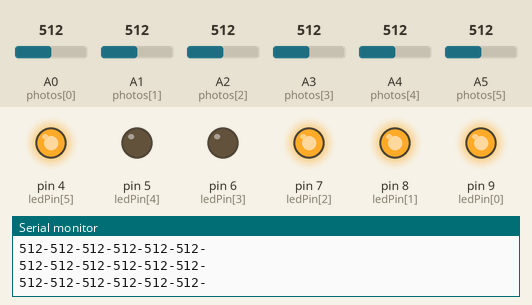
The sketch below on a simulated Arduino Uno, built with avr-gcc and run on an emulated ATmega328P. Parts: output pins drawn as LEDs (lit = HIGH), the last lines printed to the serial monitor. The test bench sets the inputs (shaded band); at power-on: A3 (photos[3]) = 512, A4 (photos[4]) = 512, A1 (photos[1]) = 512, A2 (photos[2]) = 512, A0 (photos[0]) = 512, A5 (photos[5]) = 512.

Above: at 1.2 s.
1.3 s: A3 (photos[3]) set to 716
At 1.7 s:
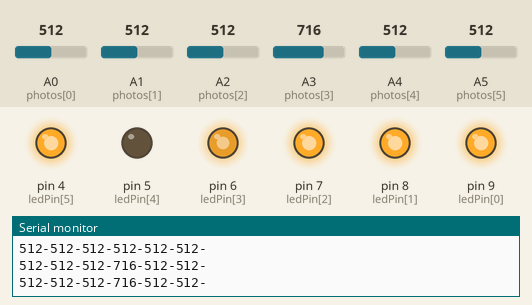
2.9 s: A4 (photos[4]) set to 716
At 3.4 s:
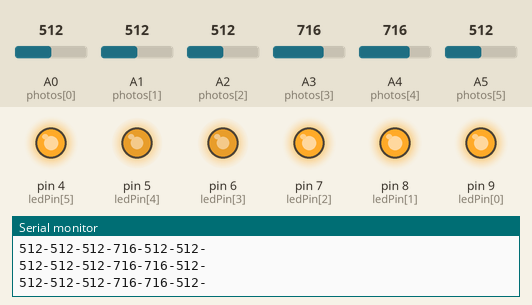
4.5 s: A1 (photos[1]) set to 133
6.0 s: A1 (photos[1]) set to 120
At 6.6 s:
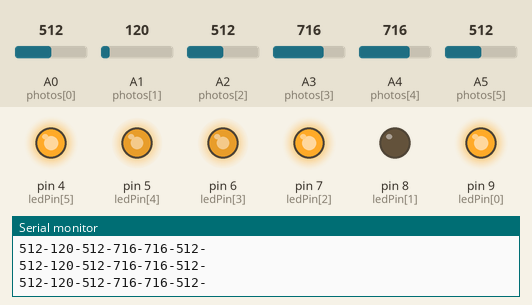
7.5 s: A2 (photos[2]) set to 135
9.0 s: A2 (photos[2]) set to 120
At 9.9 s:
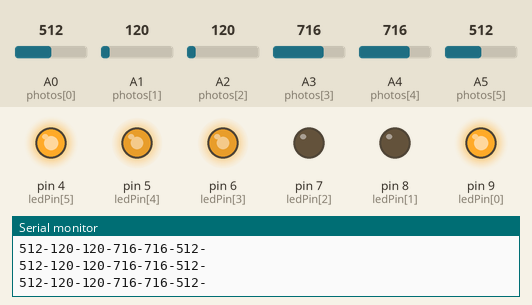
Timing chart, 0 to 11.5 s (numbered marks = the images above; inputs shaded):
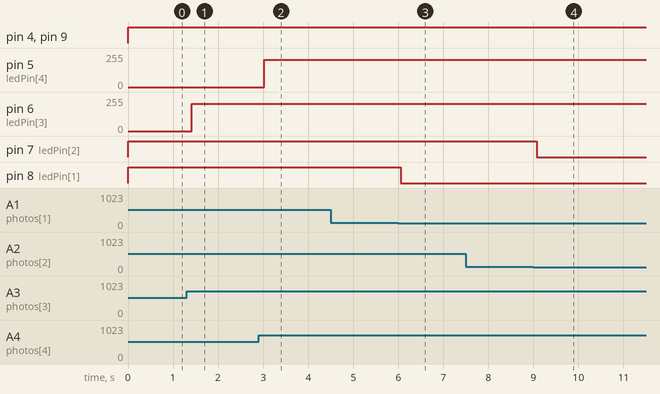

The sketch:

ParkUNT_Arduino_Multiple.ino
```cpp
 //Number of parking spots
 const int numSpots=6;

// These constants won't change:
const int photos[numSpots] = {A0,A1,A2,A3,A4,A5};    // pin that the sensor is attached to

const int ledPin[numSpots] = {9,8,7,6,5,4};        // pin that the LED is attached to

// variables:
int sensorValue[numSpots] = {0,0,0,0,0,0};         // the sensor value

void setup() {

  Serial.begin(19200); //Start Serial
}

void loop() {
  for(int i=0; i<numSpots; i++){
    // read the sensor:
    sensorValue[i] = analogRead(photos[i]);

    // fade the LED using the calibrated value:
    analogWrite(ledPin[i], sensorValue[i]);

    Serial.print(sensorValue[i]);
    Serial.print("-");
  }
  Serial.println();
  delay(200);


}
```

Measured:
- the behaviour switches between 128 and 127 on A1 (photos[1]) (found by bisection; images 2 and 3)
- the behaviour switches between 128 and 127 on A2 (photos[2]) (found by bisection; images 3 and 4)
- after the input at 1.3 s, pin 6 (ledPin[3]): 0/255 → 204/255 after 0.11 s
- after the input at 2.9 s, pin 5 (ledPin[4]): 0/255 → 204/255 after 0.13 s
- after the input at 6.0 s, pin 8 (ledPin[1]): HIGH → LOW after 0.05 s
- after the input at 9.0 s, pin 7 (ledPin[2]): HIGH → LOW after 0.08 s
